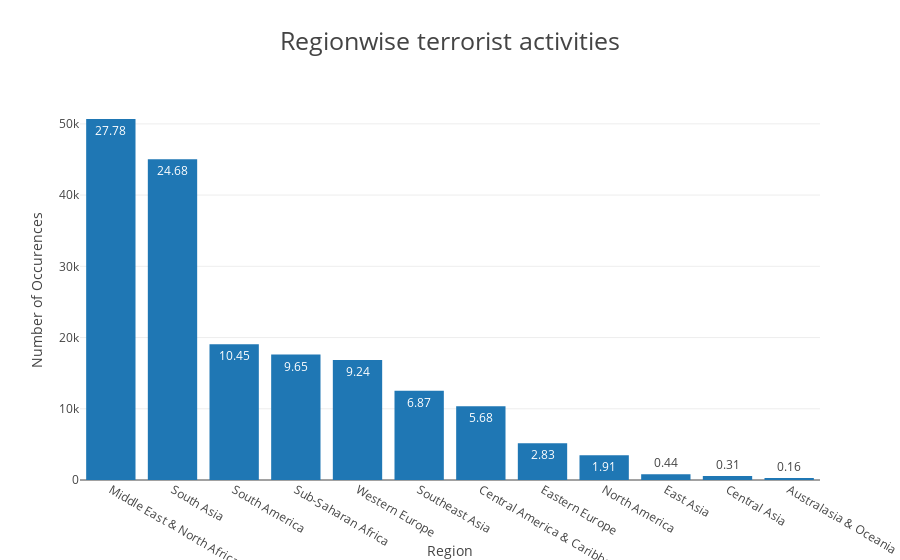

Notebook code cell kept with this figure:
### Markdown cell above
**Inference**: From the above charts we know majority of the terrorist activity counts are from Iraq. Although Iraq is the major contributor, the major contribution started from the year 2004. This is mainly because of the **[Iraq war](https://en.wikipedia.org/wiki/Iraq_War)**! Thus backing our previous hypothesis(that there is a increase in terrorist activities in the 21 century is due to a WAR!). Of Course whether this claim is statistically significant or not is another question, yet it is one of many possibilities!

### Code cell
trace = go.Bar(
            x = [i for i in all_year_df.region_txt.value_counts().index],
            y = all_year_df.region_txt.value_counts(), text= label_percent(feature='region_txt'))
layout = go.Layout(title = "Regionwise terrorist activities",
                   titlefont = dict(size = 25),
                   xaxis = dict(title='Region',dtick=1),
                   yaxis = dict(title='Number of Occurences'),
                   
                  font=dict(size=12))
data = [trace]
fig = dict(data=data, layout = layout)
iplot(fig, filename="terrorregion_bar")

### Figure 1 — Plotly figure (JSON) as saved in the notebook; plotly's stock layout.template omitted (floating-point values rounded to 4 significant figures)
{"data": [{"text": [27.78, 24.68, 10.45, 9.65, 9.24, 6.87, 5.68, 2.83, 1.91, 0.44, 0.31, 0.16], "type": "bar", "x": ["Middle East & North Africa", "South Asia", "South America", "Sub-Saharan Africa", "Western Europe", "Southeast Asia", "Central America & Caribbean", "Eastern Europe", "North America", "East Asia", "Central Asia", "Australasia & Oceania"], "y": [50683, 45034, 19063, 17605, 16861, 12530, 10354, 5156, 3492, 810, 566, 284]}], "layout": {"font": {"size": 12}, "title": "Regionwise terrorist activities", "titlefont": {"size": 25}, "xaxis": {"dtick": 1, "title": "Region"}, "yaxis": {"title": "Number of Occurences"}}}
